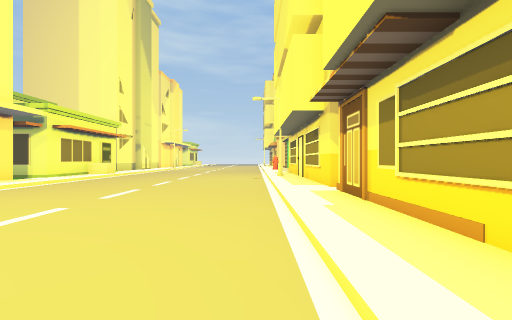
[1] (above)

17 first-person views from a walk through a 3-D level made in the Unity game engine. The camera is 1.5 m above the floor, looks level and sees 90° across. The floor is counted in squares, 2 m on a side. Each view is taken from the middle of a square. On the plan, view 1 faces up. The plan holds only what a view shows up to about 9 squares ahead; the rest is blank. The place goes on beyond the plan.

[2]
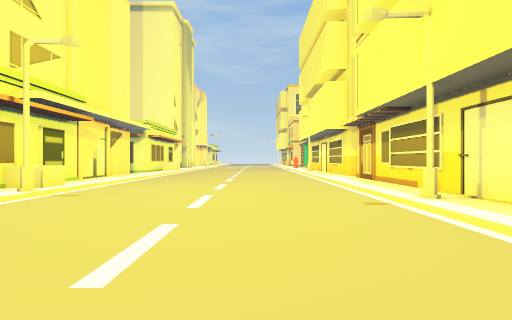

[3]
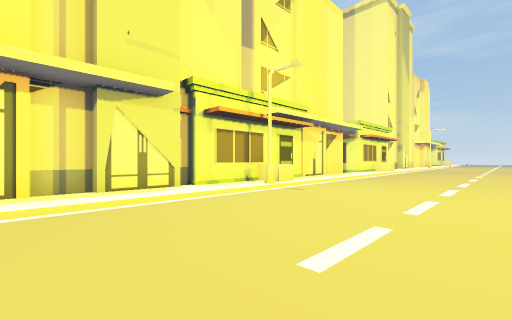

[4]
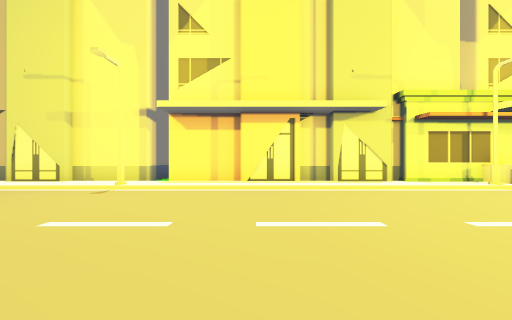

[5]
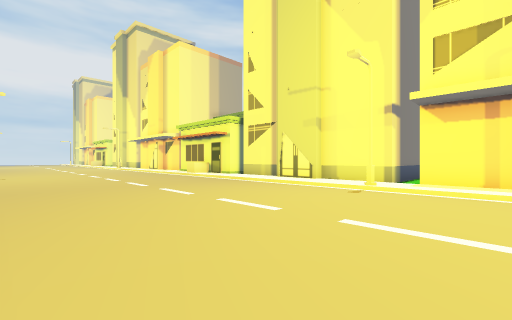

[6]
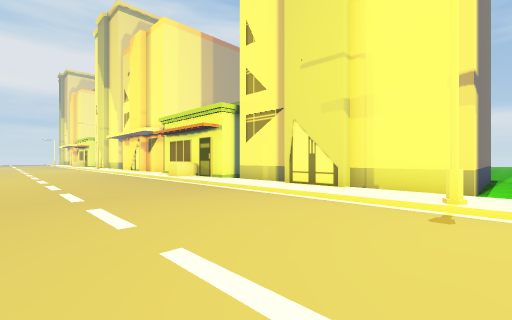

[7]
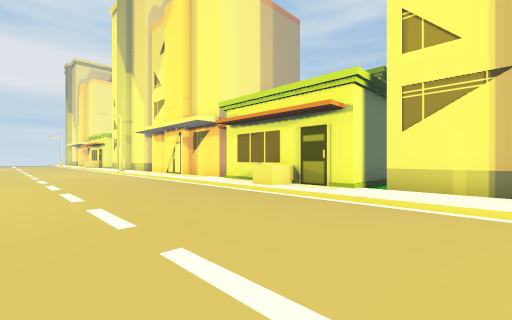

[8]
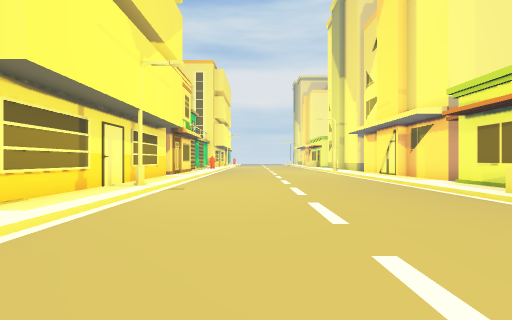

[9]
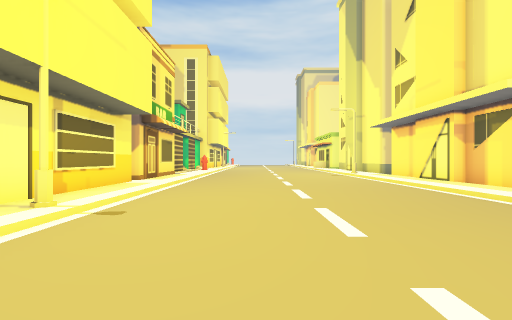

[10]
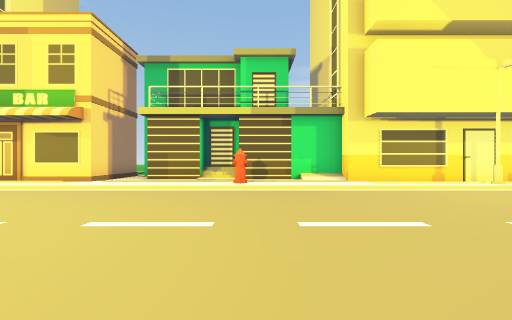

[11]
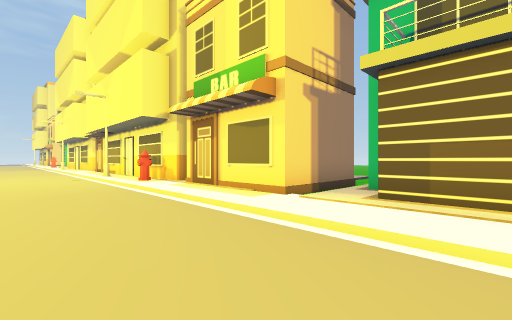

[12]
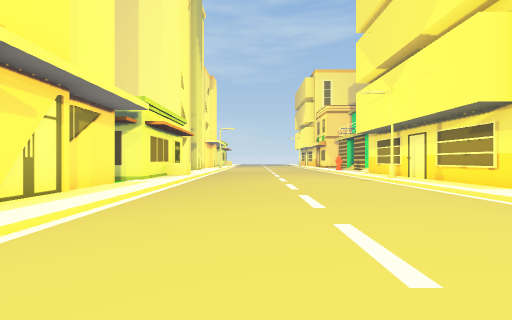

[13]
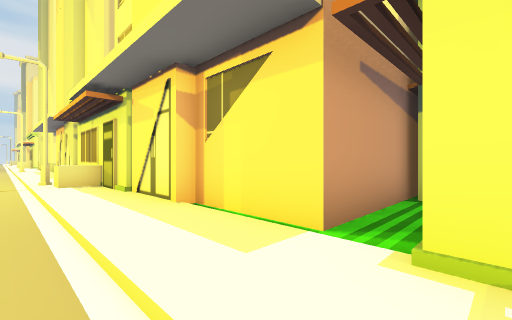

[14]
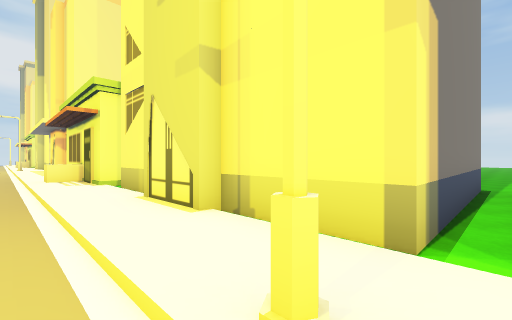

[15]
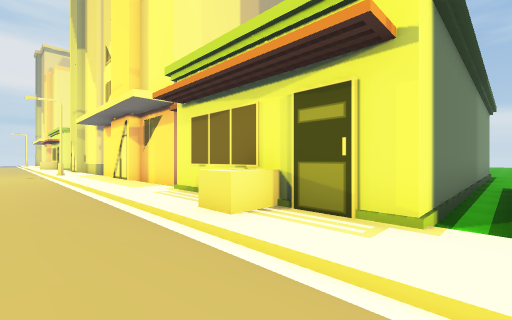

[16]
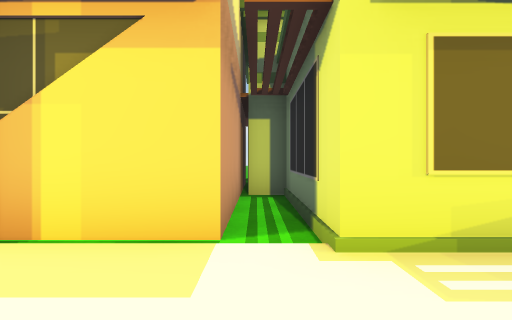

[17]
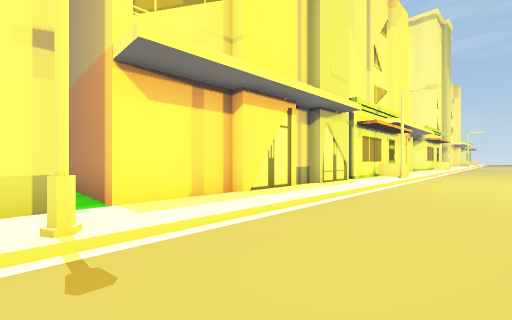

### Floor plan
Key: @ floor where view 1 was taken; # wall or solid block; . main floor; : floor 0.25 m higher than the main floor; / step, stairs or slope; ^ raised ledge; O other object.
Columns run from 17 left of view 1 to 4 right of it. Each row starts with its distance up from view 1.
 10        OOO:....... O
  9       O...:.......:O
  8        OO.:.......:O
  7         O.:.......:O
  6          O:.......::
  5          O:.......:#
  4          O:.......:#
  3          O:.......:#
  2          O^.......:O
  1          OO.......:O
  0          O:......@OO
 -1          O:.......:O
 -2          O:.......:O
 -3         O.:.......OO
 -4          O:.......::
 -5           :.......:#
 -6         O.:.......:#
 -7      OOOO.:.......:#
 -8 ..........:.......:###
 -9 ... OOOOO.O.......:::#
-10         O.:.......::##
-11          O:.......::#
-12          O:......./:#
-13         O.:.......O:#
-14         O.:.......::#
-15 ....    O.:.......//#
-16 OOOOOOOOOO:.......:O
-17          O:.......:O
-18          O^.......:O
-19          O:.......:O
-20       OOOO:.......OO
-21     OOO...:.......:O
-22        OO.:.......:O
-23         O.:.......:O
-24          O:.......::
-25          O:.......:#

Where each view was taken, in squares from view 1:
view 1: 0 up, 0 right, facing up
view 2: 4 down, 2 left, facing up
view 3: 4 down, 2 left, facing up-left
view 4: 5 down, 0 right, facing left
view 5: 6 down, 0 right, facing down-left
view 6: 8 down, 2 left, facing down-left
view 7: 13 down, 2 left, facing down-left
view 8: 13 down, 2 left, facing down
view 9: 16 down, 2 left, facing down
view 10: 13 down, 6 left, facing right
view 11: 11 down, 2 left, facing up-right
view 12: 1 up, 4 left, facing up
view 13: 10 up, 6 left, facing down-left
view 14: 8 down, 6 left, facing down-left
view 15: 15 down, 5 left, facing down-left
view 16: 21 down, 6 left, facing left
view 17: 9 down, 4 left, facing up-left
